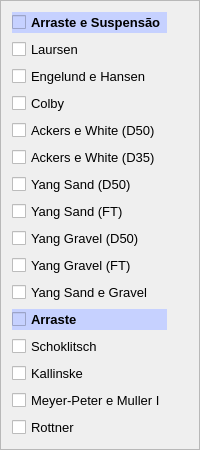
       <widget class="QFrame" name="frame_5">
        <property name="frameShape">
         <enum>QFrame::StyledPanel</enum>
        </property>
        <property name="frameShadow">
         <enum>QFrame::Sunken</enum>
        </property>
        <layout class="QFormLayout" name="formLayout_3">
         <item row="0" column="0">
          <layout class="QGridLayout" name="gridLayout_10">
           <item row="3" column="0">
            <widget class="QCheckBox" name="EngelundeHansenCheckBox">
             <property name="font">
              <font>
               <family>Arial</family>
               <pointsize>10</pointsize>
              </font>
             </property>
             <property name="text">
              <string>Engelund e Hansen</string>
             </property>
            </widget>
           </item>
           <item row="11" column="0">
            <widget class="QCheckBox" name="YangMixCheckBox">
             <property name="font">
              <font>
               <family>Arial</family>
               <pointsize>10</pointsize>
              </font>
             </property>
             <property name="text">
              <string>Yang Sand e Gravel</string>
             </property>
            </widget>
           </item>
           <item row="4" column="0">
            <widget class="QCheckBox" name="ColbyCheckBox">
             <property name="font">
              <font>
               <family>Arial</family>
               <pointsize>10</pointsize>
              </font>
             </property>
             <property name="text">
              <string>Colby</string>
             </property>
            </widget>
           </item>
           <item row="16" column="0">
            <widget class="QCheckBox" name="RottnerCheckBox">
             <property name="font">
              <font>
               <family>Arial</family>
               <pointsize>10</pointsize>
              </font>
             </property>
             <property name="text">
              <string>Rottner</string>
             </property>
            </widget>
           </item>
           <item row="9" column="0">
            <widget class="QCheckBox" name="YangGravelD50CheckBox">
             <property name="font">
              <font>
               <family>Arial</family>
               <pointsize>10</pointsize>
              </font>
             </property>
             <property name="text">
              <string>Yang Gravel (D50)</string>
             </property>
            </widget>
           </item>
           <item row="7" column="0">
            <widget class="QCheckBox" name="YangSandD50CheckBox">
             <property name="font">
              <font>
               <family>Arial</family>
               <pointsize>10</pointsize>
              </font>
             </property>
             <property name="text">
              <string>Yang Sand (D50)</string>
             </property>
            </widget>
           </item>
           <item row="8" column="0">
            <widget class="QCheckBox" name="YangSandFTCheckBox">
             <property name="font">
              <font>
               <family>Arial</family>
               <pointsize>10</pointsize>
              </font>
             </property>
             <property name="text">
              <string>Yang Sand (FT)</string>
             </property>
            </widget>
           </item>
           <item row="15" column="0">
            <widget class="QCheckBox" name="MeyerPeterICheckBox">
             <property name="font">
              <font>
               <family>Arial</family>
               <pointsize>10</pointsize>
              </font>
             </property>
             <property name="text">
              <string>Meyer-Peter e Muller I</string>
             </property>
            </widget>
           </item>
           <item row="2" column="0">
            <widget class="QCheckBox" name="LaursenCheckBox">
             <property name="font">
              <font>
               <family>Arial</family>
               <pointsize>10</pointsize>
              </font>
             </property>
             <property name="text">
              <string>Laursen</string>
             </property>
            </widget>
           </item>
           <item row="14" column="0">
            <widget class="QCheckBox" name="KallinskeCheckBox">
             <property name="font">
              <font>
               <family>Arial</family>
               <pointsize>10</pointsize>
              </font>
             </property>
             <property name="text">
              <string>Kallinske</string>
             </property>
            </widget>
           </item>
           <item row="10" column="0">
            <widget class="QCheckBox" name="YangGravelFTCheckBox">
             <property name="font">
              <font>
               <family>Arial</family>
               <pointsize>10</pointsize>
              </font>
             </property>
             <property name="text">
              <string>Yang Gravel (FT)</string>
             </property>
            </widget>
           </item>
           <item row="6" column="0">
            <widget class="QCheckBox" name="AckersWhiteD35CheckBox">
             <property name="font">
              <font>
               <family>Arial</family>
               <pointsize>10</pointsize>
              </font>
             </property>
             <property name="text">
              <string>Ackers e White (D35)</string>
             </property>
            </widget>
           </item>
           <item row="13" column="0">
            <widget class="QCheckBox" name="SchoklitschCheckBox">
             <property name="font">
              <font>
               <family>Arial</family>
               <pointsize>10</pointsize>
              </font>
             </property>
             <property name="text">
              <string>Schoklitsch</string>
             </property>
            </widget>
           </item>
           <item row="12" column="0">
            <widget class="QCheckBox" name="ArrasteCheckBox">
             <property name="font">
              <font>
               <family>Arial</family>
               <pointsize>10</pointsize>
               <weight>75</weight>
               <bold>true</bold>
              </font>
             </property>
             <property name="styleSheet">
              <string notr="true">background-color: rgb(198, 209, 255);</string>
             </property>
             <property name="text">
              <string>Arraste</string>
             </property>
            </widget>
           </item>
           <item row="5" column="0">
            <widget class="QCheckBox" name="AckersWhiteD50CheckBox">
             <property name="font">
              <font>
               <family>Arial</family>
               <pointsize>10</pointsize>
              </font>
             </property>
             <property name="text">
              <string>Ackers e White (D50)</string>
             </property>
            </widget>
           </item>
           <item row="1" column="0">
            <widget class="QCheckBox" name="ArrasteSuspensaoCheckBox">
             <property name="font">
              <font>
               <family>Arial</family>
               <pointsize>10</pointsize>
               <weight>75</weight>
               <italic>false</italic>
               <bold>true</bold>
               <underline>false</underline>
              </font>
             </property>
             <property name="autoFillBackground">
              <bool>false</bool>
             </property>
             <property name="styleSheet">
              <string notr="true">background-color: rgb(198, 209, 255);</string>
             </property>
             <property name="text">
              <string>Arraste e Suspensão</string>
             </property>
            </widget>
           </item>
          </layout>
         </item>
        </layout>
       </widget>
